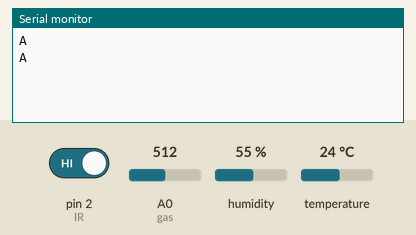
This sketch was run on a simulated Arduino Uno, built with avr-gcc and run on an emulated ATmega328P. Parts: the last lines printed to the serial monitor. The test bench sets the inputs (shaded band); at power-on: A0 (gas) = 512, pin 2 (IR) HIGH, humidity 55 %, temperature 24 °C.

Above: at 1.8 s.
1.9 s: A0 (gas) set to 462
At 2.8 s:
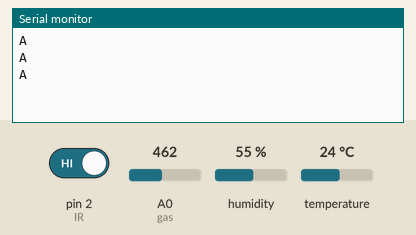
3.4 s: A0 (gas) set to 441
At 4.9 s:
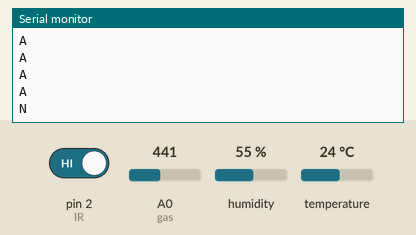

The sketch:

HELMET_UNIT.ino
```cpp
#include<SoftwareSerial.h>
#include "DHT.h"
#define DHTPIN A1
#define DHTTYPE DHT22
#define gas A0
#define IR 2
SoftwareSerial serial1(11, 12); //node mcu
SoftwareSerial serial2(9, 10); //rfid
DHT dht(DHTPIN, DHTTYPE);
int a, b, c;
void rfid();
int count = 0;
char input[12];
void setup() {
  // put your setup code here, to run once:
  Serial.begin(9600);
  serial1.begin(9600);
  serial2.begin(9600);
  dht.begin();
  pinMode(gas, INPUT);
  pinMode(IR, INPUT);
}

void loop() {
  // put your main code here, to run repeatedly:
  a = analogRead(gas);
  c = digitalRead(IR);
  float tempC = dht.readTemperature();
  b = tempC;

  serial1.print("G");
  serial1.print(a);
  serial1.print("T");
  serial1.print(b);
  serial1.print("I");
  serial1.print(c);
  serial1.println("Z");
  if (a > 450)
  {
    Serial.println('A');
    c = a;
  }
  if (b >= 45) {
    Serial.println('T');
    c = b;
  }
  if (c == 0) {
    Serial.println('H');
  }
  if (c == 1) {
    Serial.println('N');
  }

  rfid();

  if ((input[0] == '5') && (input[1] == '2') && (input[2] == '0') && (input[3] == '0') && (input[4] == '1') && (input[5] == '4') && (input[6] == 'F') && (input[7] == 'E') && (input[8] == 'F') && (input[9] == '0') && (input[10] == '4') && (input[11] == '8') )
  {
    Serial.println('R');

  }
  input[0] = '\0';

  delay(1000);
}
void rfid() {
  while (serial2.available() > 0)
  {
    input[count] = serial2.read();
    count++;
  }

  if (count >= 12)
  {
    count = 0;
  }

}
```

Measured:
- the behaviour switches between 451 and 450 on A0 (gas) (found by bisection; images 1 and 2)
- after the input at 3.4 s, the serial monitor: prints a new line after 0.68 s (image 2)
